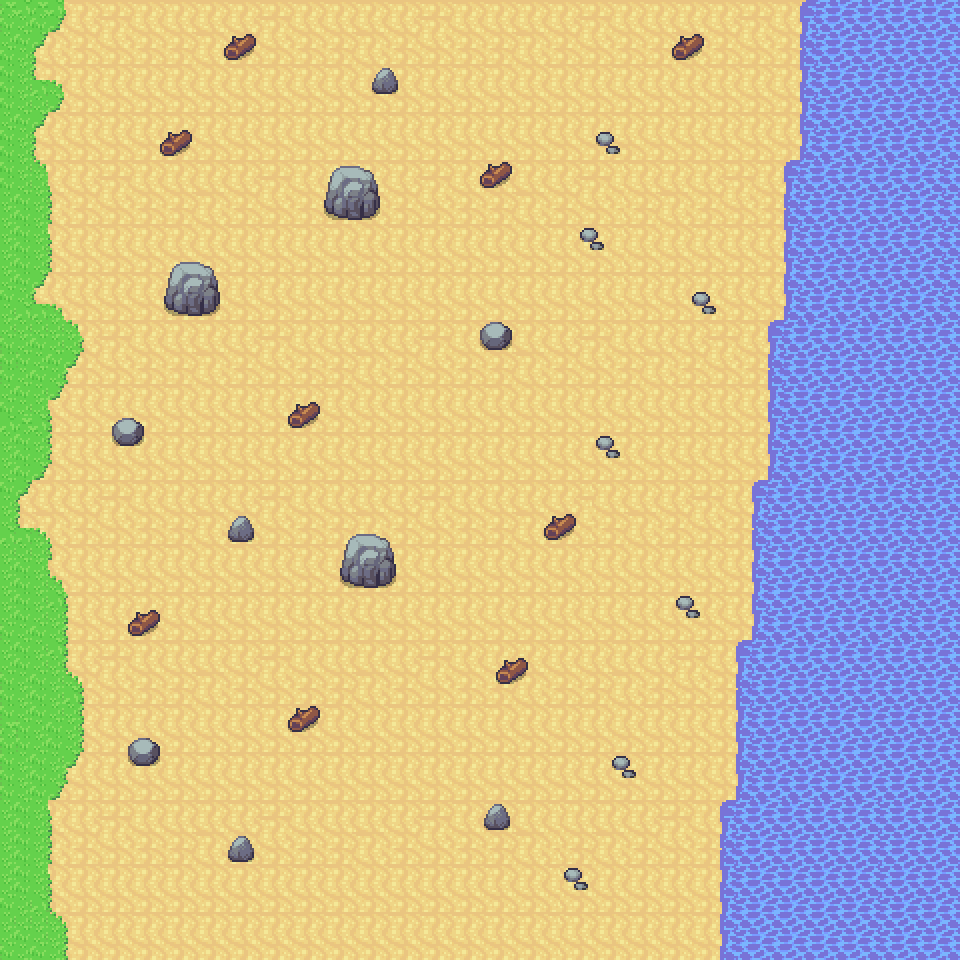

The image is a tile-based game level rendered from a .tmx file. Its description and source (layers, tilesets, objects; grid data summarised) follow:
An orthogonal 60x60 tile map with 16x16 px tiles, 7 tile layers (areia, grama, mar, lagos, ...), 13 tilesets.

<map version="1.10" tiledversion="1.11.2" orientation="orthogonal" renderorder="right-down" width="60" height="60" tilewidth="16" tileheight="16" infinite="0" nextlayerid="13" nextobjectid="1">
 <editorsettings>
  <export target="../cenariosJson/praia.json" format="json" />
 </editorsettings>
 <tileset firstgid="1" name="1_terrain" tilewidth="16" tileheight="16" tilecount="1440" columns="30">
  <image source="../../tilesets/1_terrain.png" width="480" height="768" />
 </tileset>
 <tileset firstgid="1441" name="2_indoors" tilewidth="16" tileheight="16" tilecount="440" columns="20">
  <image source="../../tilesets/2_indoors.png" width="320" height="352" />
 </tileset>
 <tileset firstgid="1881" name="3_plants" tilewidth="16" tileheight="16" tilecount="240" columns="30">
  <image source="../../tilesets/3_plants.png" width="480" height="128" />
 </tileset>
 <tileset firstgid="2121" name="4_buildings" tilewidth="16" tileheight="16" tilecount="576" columns="24">
  <image source="../../tilesets/4_buildings.png" width="384" height="384" />
 </tileset>
 <tileset firstgid="2697" name="5_waterfall" tilewidth="16" tileheight="16" tilecount="360" columns="18">
  <image source="../../tilesets/5_waterfall.png" width="288" height="320" />
 </tileset>
 <tileset firstgid="3057" name="6_floors" tilewidth="16" tileheight="16" tilecount="252" columns="18">
  <image source="../../tilesets/6_floors.png" width="288" height="224" />
 </tileset>
 <tileset firstgid="3309" name="7_grass_cliff" tilewidth="16" tileheight="16" tilecount="420" columns="35">
  <image source="../../tilesets/7_grass_cliff.png" width="560" height="192" />
 </tileset>
 <tileset firstgid="3729" name="8_cave" tilewidth="16" tileheight="16" tilecount="448" columns="28">
  <image source="../../tilesets/8_cave.png" width="448" height="256" />
 </tileset>
 <tileset firstgid="4177" name="9_beach" tilewidth="16" tileheight="16" tilecount="288" columns="18">
  <image source="../../tilesets/9_beach.png" width="288" height="256" />
 </tileset>
 <tileset firstgid="4465" name="10_dirt" tilewidth="16" tileheight="16" tilecount="280" columns="14">
  <image source="../../tilesets/10_dirt.png" width="224" height="320" />
 </tileset>
 <tileset firstgid="4745" name="11_roofs" tilewidth="16" tileheight="16" tilecount="1024" columns="32">
  <image source="../../tilesets/11_roofs.png" width="512" height="512" />
 </tileset>
 <tileset firstgid="5769" name="12_extra1" tilewidth="16" tileheight="16" tilecount="160" columns="10">
  <image source="../../tilesets/12_extra1.png" width="160" height="256" />
 </tileset>
 <tileset firstgid="5929" name="13_extra2" tilewidth="16" tileheight="16" tilecount="144" columns="12">
  <image source="../../tilesets/13_extra2.png" width="192" height="192" />
 </tileset>
 <group id="11" name="terreno" locked="1">
  <layer id="1" name="areia" width="60" height="60" locked="1">
   <properties>
    <property name="collides" type="bool" value="false" />
   </properties>
   <data>[3600 cells, 2910 non-empty, 9 distinct tile ids]</data>
  </layer>
  <layer id="10" name="grama" width="60" height="60" locked="1">
   <properties>
    <property name="collides" type="bool" value="false" />
   </properties>
   <data>[3600 cells, 250 non-empty, 13 distinct tile ids]</data>
  </layer>
 </group>
 <group id="12" name="agua" locked="1">
  <layer id="2" name="mar" width="60" height="60" locked="1">
   <properties>
    <property name="collides" type="bool" value="true" />
   </properties>
   <data>[3600 cells, 750 non-empty, 7 distinct tile ids]</data>
  </layer>
  <layer id="5" name="lagos" width="60" height="60" locked="1">
   <properties>
    <property name="collides" type="bool" value="true" />
   </properties>
   <data>[3600 cells, 0 non-empty, 0 distinct tile ids]</data>
  </layer>
 </group>
 <group id="9" name="detalhes" locked="1">
  <layer id="6" name="pedrinhas" width="60" height="60" locked="1">
   <properties>
    <property name="collides" type="bool" value="false" />
   </properties>
   <data>[3600 cells, 28 non-empty, 4 distinct tile ids]</data>
  </layer>
  <layer id="8" name="troncos" width="60" height="60" locked="1">
   <properties>
    <property name="collides" type="bool" value="true" />
   </properties>
   <data>[3600 cells, 36 non-empty, 4 distinct tile ids]</data>
  </layer>
  <layer id="7" name="pedras" width="60" height="60" locked="1">
   <properties>
    <property name="collides" type="bool" value="true" />
   </properties>
   <data>[3600 cells, 76 non-empty, 24 distinct tile ids]</data>
  </layer>
 </group>
</map>
